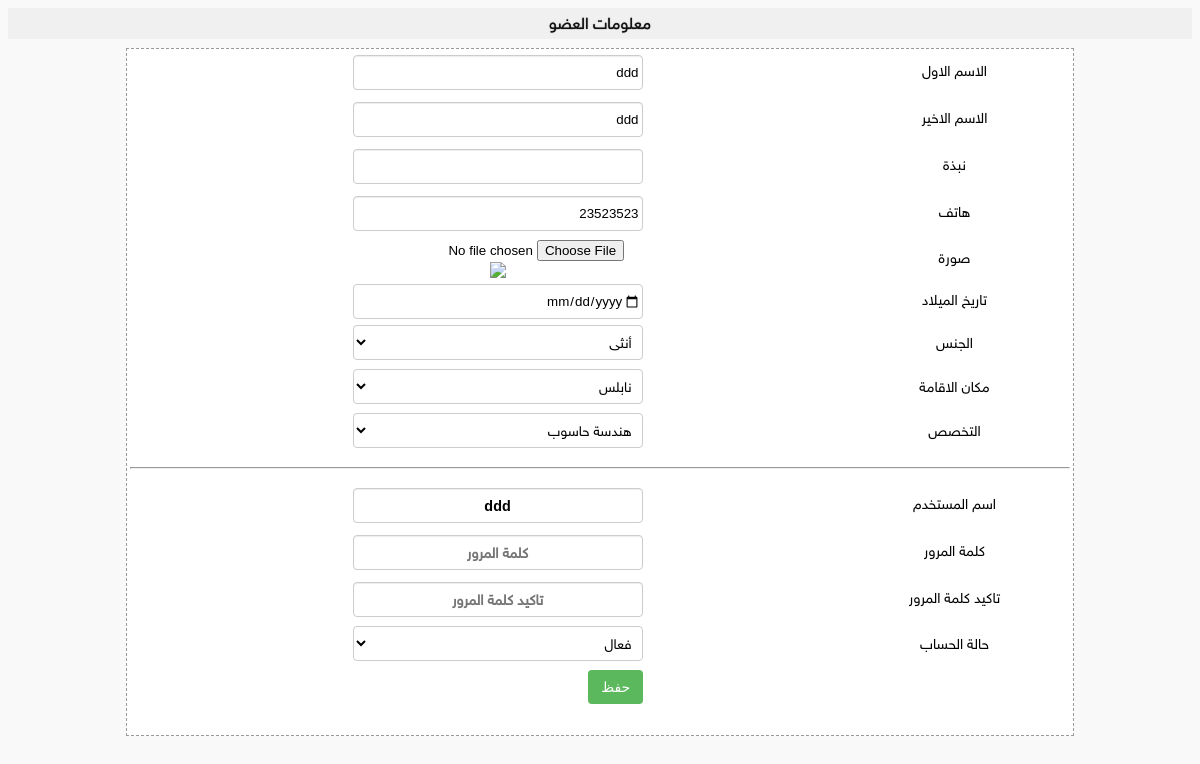
The page /admin-home/members/member_form.php?action=edit_row&row_id=7 (signed in) on the database its author committed.
### tables this page shows
CREATE TABLE `member` (
  `id` int NOT NULL,
  `insert_time` datetime NOT NULL DEFAULT CURRENT_TIMESTAMP,
  `fname` varchar(50) DEFAULT NULL,
  `lname` varchar(50) DEFAULT NULL,
  `phone` varchar(15) DEFAULT NULL,
  `gender_id` int DEFAULT NULL COMMENT '1.male 2.female',
  `birthdate` date DEFAULT NULL,
  `bio` text COMMENT 'السيرة الذاتية',
  `img` varchar(100) DEFAULT NULL,
  `residence_region_id` int DEFAULT NULL,
  `specialty_id` int DEFAULT NULL,
  `activation` int DEFAULT '1' COMMENT '1.active 2.deactive',
  `user_id` int DEFAULT NULL,
  `is_canceled` tinyint DEFAULT '0'
);

CREATE TABLE `residence_region` (
  `id` int NOT NULL,
  `name` varchar(100) DEFAULT NULL
);

CREATE TABLE `specialties` (
  `id` int NOT NULL,
  `name` varchar(100) DEFAULT NULL
);

CREATE TABLE `users` (
  `id` int NOT NULL,
  `insert_time` datetime NOT NULL DEFAULT CURRENT_TIMESTAMP,
  `loginname` varchar(100) DEFAULT NULL,
  `password` varchar(200) DEFAULT NULL,
  `user_level_id` int DEFAULT NULL COMMENT '1.admin 2.candidate 3.member',
  `is_canceled` tinyint(1) NOT NULL DEFAULT '0'
);

### admin-home/members/member_form.php (the view, shortened to what this page needs)
<?php
include "../open_session.php";
?>
<html>
    <head>
        <link rel='stylesheet' type='text/css' href='../assets/css/style.css'/>
        <link rel='stylesheet' type='text/css' href="../assets/css/font_family.css" rel="stylesheet">
        <link rel='stylesheet' type='text/css' href="../assets/css/fontAwesome.css" rel="stylesheet">
        </head>
        <body style="background-color:#fff;">
<?php
$action_function="add_row";
if ($_GET['action'] == 'edit_row' || $_GET['action'] == 'view_data') {
       if (isset($_SERVER['HTTP_REFERER']))
       {
			$row_id = intval($_GET['row_id']);
			$sql="SELECT * FROM member WHERE member.id='$row_id'";
		    $query = mysqli_query($connect, $sql);
		    $row = mysqli_fetch_array($query);
		    $fname = htmlspecialchars($row['fname']);
		    $residence_region_id = $row['residence_region_id'];
		    $specialty_id = $row['specialty_id'];
		    $birthdate = htmlspecialchars($row['birthdate']);
        $activation=$row['activation'];
        $gender_id=$row['gender_id'];
        $lname=$row['lname'];
        $bio=$row['bio'];
        $phone=$row['phone'];
        $img=htmlspecialchars($row['img']);
		    $src="../../save_files/images/$img";
		    if(!file_exists($src) || is_dir($src))
		    {
			    $src='../../public-assets/images/empty.png';
		    }
		    $element_image='<img src="'.$src.'" style="max-width:100px;max-height:100px;"/>';
			  $sql="SELECT * FROM users WHERE id='$row[user_id]'";
		    $user_query = mysqli_query($connect, $sql);
		    $user_row = mysqli_fetch_array($user_query);
        $loginname = $user_row['loginname'];
	  } else {
		    die("error request");
		}
}
if ($_GET['action'] == 'edit_row')
{
	$action_function="edit_row";
}
?>
<div align="middle">
<div class="title" style="">معلومات العضو</div>
<table dir="rtl" width="80%" class="tablein" style="border:1px dashed #999;">
  <tr>
      <td width="25%">الاسم الاول</td>
      <td><input type="text" name="fname" class="cp_input" style="" required="required" value='<?php echo $fname; ?>' /></td>
      <td></td>
      <td></td>
  </tr>
  <tr>
    <td width="25%">الاسم الاخير</td>
      <td><input type="text" name="lname" class="cp_input" style="" required="required" value='<?php echo $lname; ?>' /></td>
  </tr>
  <tr>
    <td width="25%">نبذة</td>
      <td><input type="text" name="bio" class="cp_input" style="" required="required" value='<?php echo $bio; ?>' /></td>
  </tr>
  <tr>
    <td width="25%">هاتف</td>
      <td><input type="text" name="phone" class="cp_input" style="" required="required" value='<?php echo $phone; ?>' /></td>
  </tr>
  <tr>
    <td>صورة </td>
    <td>
        <input type="file" name="img" />
        <div class="clear"></div>
        <?php echo $element_image; ?>
    </td>
  </tr>
  <tr>
      <td>تاريخ الميلاد</td>
      <td><input type="date" class="cp_input"  style="" name="birthdate" value="<?php echo $birthdate; ?>" /></td>
  </tr>
  <tr>
    <td>الجنس</td>
    <td>
      <select class="stander_select_list" name="gender_id" required="required">
      <option value="2" <?php if($gender_id == 2)echo "selected";?>>أنثى</option>
      </select>
    </td>
  </tr>
  <tr>
      <td width="25%">مكان الاقامة </td>
      <td>
        <select class="stander_select_list" name="residence_region_id"  id="residence_region_id"  onchange="create_specialty(null);" style="" >
          <?php
          $query_residence_region = mysqli_query($connect, "SELECT * FROM residence_region ORDER BY id DESC ");
          while ($row_residence_region = mysqli_fetch_array($query_residence_region)) {
          ?>
          <option value="<?php echo $row_residence_region['id'];?>" <?php if($residence_region_id==$row_residence_region['id'])echo "selected";?>><?php echo $row_residence_region['name'];?></option>
          <?php
          }
        ?>
        </select>
    </td>
</tr>
<tr>
   <td width="25%">التخصص</td>
   <td>
	<select dir="rtl" class="stander_select_list"  name="specialty_id" id="specialty_id"  style="" required>
		<?php
          $query_specialty = mysqli_query($connect, "SELECT * FROM specialties ORDER BY id DESC ");
          while ($row_specialty = mysqli_fetch_array($query_specialty)) {
          ?>
          <option value="<?php echo $row_specialty['id'];?>" <?php if($specialty_id==$row_specialty['id'])echo "selected";?>><?php echo $row_specialty['name'];?></option>
          <?php
          }
        ?>
    </select>
    </td>
    </tr>
    <tr><td colspan=4><hr></td></tr>
    <tr>
      <td  style="color:black;">اسم المستخدم</td><td><input dir="ltr" type="text" style="text-align:center;font-size:1.0em;font-weight:bold;color:black;" class="cp_input" value="<?php echo $loginname ?>" id="loginname" autocomplete="off" placeholder="اسم المستخدم"/></td>
    </tr>
    <tr>
      <td  style="color:black;">كلمة المرور</td><td><input dir="ltr" type="password" style="text-align:center;font-size:1.0em;font-weight:bold;color:black;" class="cp_input" value="" id="password" autocomplete="new-password" placeholder="كلمة المرور"/></td>
    </tr>
    <tr>
      <td  style="color:black;">تاكيد كلمة المرور</td><td><input dir="ltr" type="password" style="text-align:center;font-size:1.0em;font-weight:bold;color:black;" class="cp_input" value="" id="confirm_password" autocomplete="new-password" placeholder="تاكيد كلمة المرور"/></td>
    </tr>
      <tr>
          <td>حالة الحساب</td>
          <td>
              <select class="stander_select_list" name="activation" required="required">
                <option value="1" <?php if($activation == 1)echo "selected";?>>فعال</option>
              </select>
          </td>
      </tr>
    <tr class="control_showing" >
    		<?php
		    if($action_function=="edit_row")
		    {
		    ?>
		    	<td colspan=2>
		    		<button class="btn btn-success" type='submit' onclick="run_controller(this,'edit_row');" >حفظ</button>
		    	</td>
		    <?php
		    }
		    ?>
    </tr>
    <tr><td colspan=2 align="middle"><div id="response-msg"></div></td></tr>
</table>

### admin-home/assets/css/style.css (style rules this page uses)
* { outline:medium none; }
body { background-color:#f9f9f9 !important; direction:rtl; }
.title { background:#f0f0f0; cursor: move; font-size: 1.0em; color: #111; padding-top:3px;padding-bottom:3px; text-align: center; line-height: 25px; background-position: center -15px; position: relative; text-shadow: 0px 0px 1px rgb(5, 5, 5); cursor: pointer; text-transform: capitalize; }
.tablein { background: #FFFFFF; font-size: 0.9em; margin-left:auto; margin-right:auto; border-spacing: 0; margin-top:9px; margin-bottom:9px; }
.tablein tr { border-color: #CCCCCC; }
.tablein tr td { border: none; height: 28px; text-align:center; }
.tablein tr td { padding:3px; }
.clear { height:1px; clear:both; }
input[type=text],input[type=password] { height: 30px; width:250px; }
input[type=text],input[type=password], textarea { background-color: #ffffff; border: 1px solid #cccccc; margin: 3px; padding:3px; -webkit-box-shadow: inset 0 1px 1px rgba(0, 0, 0, 0.075); -moz-box-shadow: inset 0 1px 1px rgba(0, 0, 0, 0.075); box-shadow: inset 0 1px 1px rgba(0, 0, 0, 0.075); -webkit-transition: border linear 0.2s, box-shadow linear 0.2s; -moz-transition: border linear 0.2s, box-shadow linear 0.2s; -o-transition: border linear 0.2s, box-shadow linear 0.2s; transition: border linear 0.2s, box-shadow linear 0.2s; }
select { height: 30px; padding: 1px 6px; margin-bottom: 3px; font-size: 14px; line-height: 20px; }
.btn-success { color: #fff; background-color: #5cb85c; border-color: #4cae4c; }
.btn { display: inline-block; padding: 6px 12px; margin-bottom: 0; font-size: 14px; font-weight: 400; line-height: 1.42857143; text-align: center; white-space: nowrap; vertical-align: middle; -ms-touch-action: manipulation; touch-action: manipulation; cursor: pointer; -webkit-user-select: none; -moz-user-select: none; -ms-user-select: none; user-select: none; background-image: none; border: 1px solid transparent; border-radius: 4px; }
input.cp_input,input.select_date,select.stander_select_list { float:center; width:100%; max-width:290px; height:35px; border: 1px solid #ccc; border-radius: 4px; border-style: solid; background-color:#fff; background-size: 25px 25px; text-align:right; background-position: right; }

### rows shown on the page
member: fname "ddd", lname "ddd", phone "23523523", gender_id "أنثى", residence_region_id "نابلس", specialty_id "هندسة حاسوب", activation "فعال"
users: loginname "ddd"
